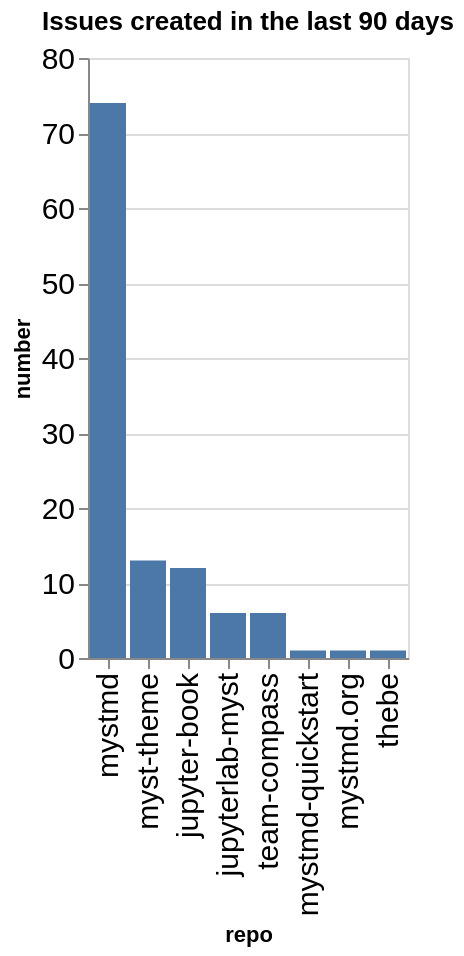

This figure's notebook cell:
### Code cell
created_counts = created.groupby(['org', 'repo']).count()['number'].reset_index()
created_counts['org/repo'] = created_counts.apply(lambda a: a['org'] + '/' + a['repo'], axis=1)
sorted_vals = created_counts.sort_values(['org', 'number'], ascending=False)['repo'].values
alt.Chart(data=created_counts, title=f"Issues created in the last {n_days} days").mark_bar().encode(
    x=alt.X('repo', sort=alt.Sort(sorted_vals.tolist())),
    y='number',
)

### Figure 1 — Vega-Lite specification as saved in the notebook (floating-point values rounded to 4 significant figures)
{"config": {"axisLeft": {"labelFontSize": 15}, "axisBottom": {"labelFontSize": 15}}, "data": {"name": "data-8e2964bdb99c7160ab8caa184e4cde4e"}, "mark": {"type": "bar"}, "encoding": {"x": {"field": "repo", "sort": ["mystmd", "myst-theme", "jupyter-book", "jupyterlab-myst", "team-compass", "mystmd-quickstart", "mystmd.org", "thebe"], "type": "nominal"}, "y": {"field": "number", "type": "quantitative"}}, "title": "Issues created in the last 90 days", "$schema": "https://vega.github.io/schema/vega-lite/v5.20.1.json", "datasets": {"data-8e2964bdb99c7160ab8caa184e4cde4e": [{"org": "jupyter-book", "repo": "jupyter-book", "number": 12, "org/repo": "jupyter-book/jupyter-book"}, {"org": "jupyter-book", "repo": "jupyterlab-myst", "number": 6, "org/repo": "jupyter-book/jupyterlab-myst"}, {"org": "jupyter-book", "repo": "myst-theme", "number": 13, "org/repo": "jupyter-book/myst-theme"}, {"org": "jupyter-book", "repo": "mystmd", "number": 74, "org/repo": "jupyter-book/mystmd"}, {"org": "jupyter-book", "repo": "mystmd-quickstart", "number": 1, "org/repo": "jupyter-book/mystmd-quickstart"}, {"org": "jupyter-book", "repo": "mystmd.org", "number": 1, "org/repo": "jupyter-book/mystmd.org"}, {"org": "jupyter-book", "repo": "team-compass", "number": 6, "org/repo": "jupyter-book/team-compass"}, {"org": "jupyter-book", "repo": "thebe", "number": 1, "org/repo": "jupyter-book/thebe"}]}}
